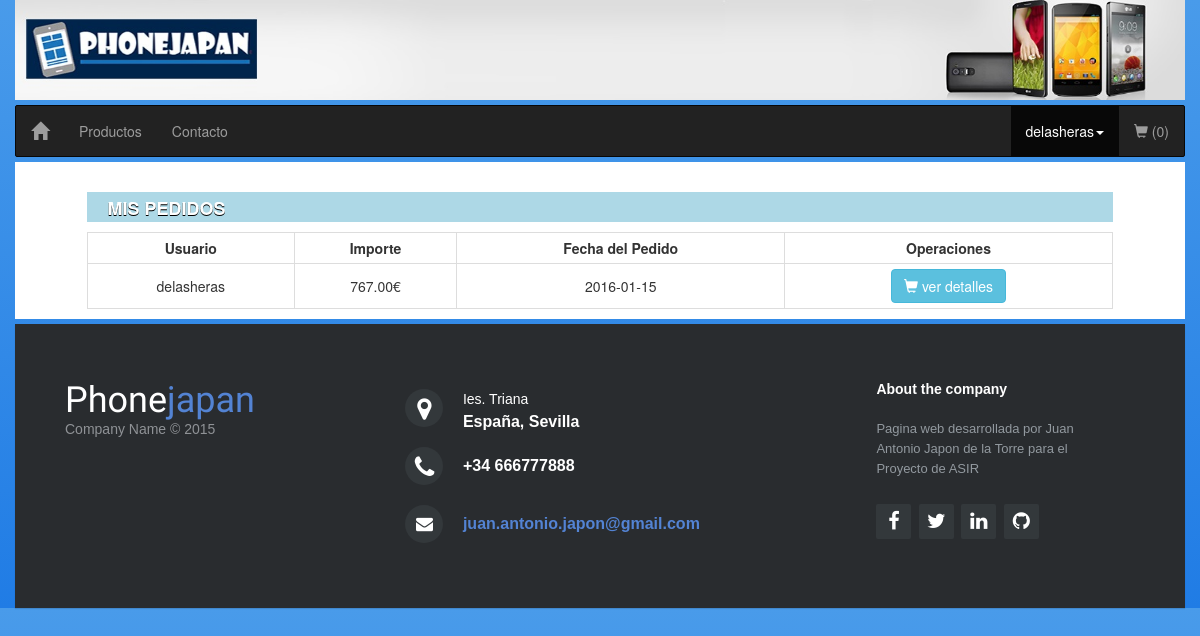
Page /PhoneJapan2.0/mispedidos.php (signed in) on the committed database.
### tables this page shows
CREATE TABLE IF NOT EXISTS `pedido` (
  `COD_PEDIDO` int(6) NOT NULL,
  `COD_USU` int(6) DEFAULT NULL,
  `FECHA_PED` date DEFAULT NULL,
  `IMPORTE` double(11,2) DEFAULT NULL
);

CREATE TABLE IF NOT EXISTS `usuario` (
  `COD_USU` int(6) NOT NULL,
  `USERNAME` varchar(60) DEFAULT NULL,
  `USERPASS` varchar(60) DEFAULT NULL,
  `ROLE` varchar(20) DEFAULT NULL,
  `ESTADO` varchar(30) DEFAULT NULL,
  `EMAIL` varchar(500) DEFAULT NULL,
  `NOMBRE` varchar(80) DEFAULT NULL,
  `APELLIDOS` varchar(80) DEFAULT NULL,
  `DNI` varchar(9) DEFAULT NULL,
  `FECHA_NAC` date DEFAULT NULL,
  `DIRECCION` varchar(200) DEFAULT NULL,
  `CP` int(5) DEFAULT NULL,
  `CIUDAD` varchar(60) DEFAULT NULL,
  `PROVINCIA` varchar(60) DEFAULT NULL,
  `PAIS` varchar(60) DEFAULT NULL,
  `TLF` int(9) DEFAULT NULL
);

### PhoneJapan2.0/php/pedidos_usuario_logeado.php (the view)
<?php
    include("./php/conexion.php");
    $user=$_SESSION["usuario"];
    $consulta = "SELECT * FROM PEDIDO,USUARIO WHERE PEDIDO.COD_USU=USUARIO.COD_USU AND USERNAME = '$user'";
    if($result = $connection->query($consulta)){
        if($result->num_rows==0){
        }else{
            if($result = $connection->query($consulta)){
                    if($result->num_rows==0){
                    }else{
                        while($fila=$result->fetch_object()){
                              echo '<tr>
                                        <td style="padding:5px">'.$fila->USERNAME.'</td>
                                        <td style="padding:5px">'.$fila->IMPORTE.'€</td>
                                        <td style="padding:5px">'.$fila->FECHA_PED.'</td>
                                        <td style="padding:5px"><a href="javascript:verDetallesPedido('.$fila->COD_PEDIDO.');" class="btn btn-info"><span class="glyphicon glyphicon-shopping-cart"></span> ver detalles</a></td>
                                    </tr>';
                        }
                    }
            }
        }
    }
?>

### PhoneJapan2.0/css/style_2.css (style rules this page uses)
body { background: rgba(32,124,229,1); background: -moz-linear-gradient(top, rgba(32,124,229,1) 0%, rgba(2,37,74,1) 100%); background: -webkit-gradient(left top, left bottom, color-stop(0%, rgba(32,124,229,1)), color-stop(100%, rgba(2,37,74,1))); background: -webkit-linear-gradient(top, rgba(32,124,229,1) 0%, rgba(2,37,74,1) 100%); background: -o-linear-gradient(top, rgba(32,124,229,1) 0%, rgba(2,37,74,1) 100%); background: -ms-linear-gradient(top, rgba(32,124,229,1) 0%, rgba(2,37,74,1) 100%); background: linear-gradient(to bottom, rgba(32,124,229,1) 0%, rgba(2,37,74,1) 100%); filter: progid:DXImageTransform.Microsoft.gradient( startColorstr='#207ce5', endColorstr='#02254a', GradientType=0 ); }

### PhoneJapan2.0/css/style.css (style rules this page uses)
body { background: rgba(73,155,234,1); background: -moz-linear-gradient(top, rgba(73,155,234,1) 0%, rgba(32,124,229,1) 100%); background: -webkit-gradient(left top, left bottom, color-stop(0%, rgba(73,155,234,1)), color-stop(100%, rgba(32,124,229,1))); background: -webkit-linear-gradient(top, rgba(73,155,234,1) 0%, rgba(32,124,229,1) 100%); background: -o-linear-gradient(top, rgba(73,155,234,1) 0%, rgba(32,124,229,1) 100%); background: -ms-linear-gradient(top, rgba(73,155,234,1) 0%, rgba(32,124,229,1) 100%); background: linear-gradient(to bottom, rgba(73,155,234,1) 0%, rgba(32,124,229,1) 100%); filter: progid:DXImageTransform.Microsoft.gradient( startColorstr='#499bea', endColorstr='#207ce5', GradientType=0 ); background-size: 100% 100%; }

### rows in the picture
pedido: COD_USU.USERNAME "delasheras", IMPORTE "767.00", FECHA_PED "2016-01-15"

### other values in the picture
$_SESSION["usuario"] "delasheras"
$total "0"
